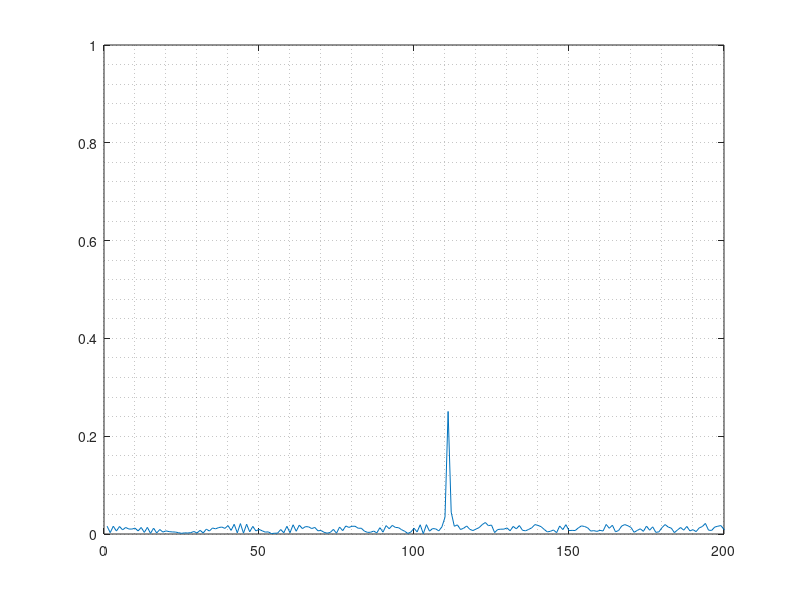
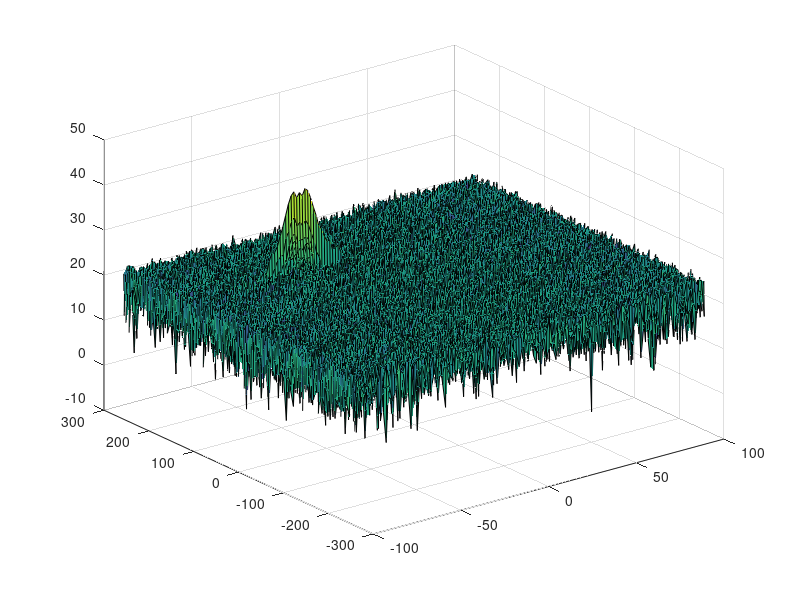
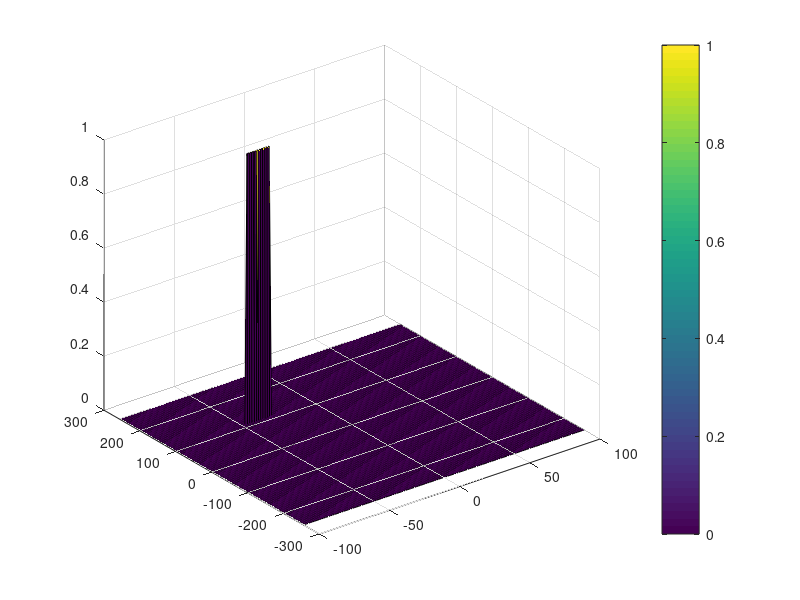

Here is the MATLAB script that generated these plots, in order:
clear
clc
close all

%% Radar Specifications 
%%%%%%%%%%%%%%%%%%%%%%%%%%%
% Frequency of operation = 77GHz
% Max Range = 200m
% Range Resolution = 1 m
% Max Velocity = 100 m/s
%%%%%%%%%%%%%%%%%%%%%%%%%%%

%speed of light = 3e8
%% User Defined Range and Velocity of target
% *%TODO* :
% define the target's initial position and velocity. Note : Velocity
% remains contant
x0 = 110;
v0 = -40;


%% FMCW Waveform Generation

%Design the FMCW waveform by giving the specs of each of its parameters.
% Calculate the Bandwidth (B), Chirp Time (Tchirp) and Slope (slope) of the FMCW
% chirp using the requirements above.
d_res = 1;
c = 3*10^8;
RMax = 200;

Bsweep = c/(2*d_res); %Bandwidth
Tchirp = 5.5*2*RMax/c; %chirp time
alpha = Bsweep/Tchirp; %slope of chirps

%Operating carrier frequency of Radar 
fc= 77e9;             %carrier freq

                                                          
%The number of chirps in one sequence. Its ideal to have 2^ value for the ease of running the FFT
%for Doppler Estimation. 
Nd=128;                   % #of doppler cells OR #of sent periods % number of chirps

%The number of samples on each chirp. 
Nr=1024;                  %for length of time OR # of range cells

% Timestamp for running the displacement scenario for every sample on each
% chirp
t=linspace(0,Nd*Tchirp,Nr*Nd); %total time for samples


%Creating the vectors for Tx, Rx and Mix based on the total samples input.
Tx=zeros(1,length(t)); %transmitted signal
Rx=zeros(1,length(t)); %received signal
Mix = zeros(1,length(t)); %beat signal

%Similar vectors for range_covered and time delay.
r_t=zeros(1,length(t));
td=zeros(1,length(t));


%% Signal generation and Moving Target simulation
% Running the radar scenario over the time. 

for i=1:length(t)         
    %For each time stamp update the Range of the Target for constant velocity. 
    if(i>1)
        r_t(i) = x0 + v0*t(i);
    else
        r_t(i) = x0;
    end
    td(i) = 2*r_t(i)/c;
    %For each time sample we need update the transmitted and
    %received signal. 
    
    Tx(i) = cos(2*pi*(fc*t(i)+alpha*t(i)^2/2));
    Rx(i) = cos(2*pi*(fc*(t(i)-td(i)) + (alpha*(t(i)-td(i))^2)/2));
    
    %Now by mixing the Transmit and Receive generate the beat signal
    %This is done by element wise matrix multiplication of Transmit and
    %Receiver Signal
    Mix(i) = Tx(i).*Rx(i);  %Beat Signal
    
end
%% RANGE MEASUREMENT

%reshape the vector into Nr*Nd array. Nr and Nd here would also define the size of
%Range and Doppler FFT respectively.

%run the FFT on the beat signal along the range bins dimension (Nr) and
%normalize.
sig_fft = fft(Mix,Nr)./Nr;

 % *%TODO* :
% Take the absolute value of FFT output
sig_fft = abs(sig_fft);

 % *%TODO* :
% Output of FFT is double sided signal, but we are interested in only one side of the spectrum.
% Hence we throw out half of the samples.
sig_fft = sig_fft(1:(Nr/2));


%plotting the range
figure ('Name','Range from First FFT')
%subplot(2,1,1)

 % *%TODO* :
 % plot FFT output 
plot(sig_fft); grid minor
axis ([0 200 0 1]);



%% RANGE DOPPLER RESPONSE
% The 2D FFT implementation is already provided here. This will run a 2DFFT
% on the mixed signal (beat signal) output and generate a range doppler
% map.You will implement CFAR on the generated RDM


% Range Doppler Map Generation.

% The output of the 2D FFT is an image that has reponse in the range and
% doppler FFT bins. So, it is important to convert the axis from bin sizes
% to range and doppler based on their Max values.

Mix=reshape(Mix,[Nr,Nd]);

% 2D FFT using the FFT size for both dimensions.
sig_fft2 = fft2(Mix,Nr,Nd);

% Taking just one side of signal from Range dimension.
sig_fft2 = sig_fft2(1:Nr/2,1:Nd);
sig_fft2 = fftshift (sig_fft2);
RDM = abs(sig_fft2);
RDM = 10*log10(RDM) ;

%use the surf function to plot the output of 2DFFT and to show axis in both
%dimensions
doppler_axis = linspace(-100,100,Nd);
range_axis = linspace(-200,200,Nr/2)*((Nr/2)/400);
figure,surf(doppler_axis,range_axis,RDM);

%% CFAR implementation

%Slide Window through the complete Range Doppler Map

% *%TODO* :
%Select the number of Training Cells in both the dimensions.
Tcr = 10;
Tcd = 4;

% *%TODO* :
%Select the number of Guard Cells in both dimensions around the Cell under 
%test (CUT) for accurate estimation
Gcr = 5;
Gcd = 2;

% *%TODO* :
% offset the threshold by SNR value in dB
offset = 1.35;

% *%TODO* :
%Create a vector to store noise_level for each iteration on training cells
noise_level = zeros((Nr/2-(2*Tcd+2*Gcd)),(Nd-(2*Tcr+2*Gcr)));
gridSize = (2*Tcr+2*Gcr+1)*(2*Tcd+2*Gcd+1);
trainingCellsNum = gridSize-(2*Gcr+1)*(2*Gcd+1);

% *%TODO* :
%design a loop such that it slides the CUT across range doppler map by
%giving margins at the edges for Training and Guard Cells.
%For every iteration sum the signal level within all the training
%cells. To sum convert the value from logarithmic to linear using db2pow
%function. Average the summed values for all of the training
%cells used. After averaging convert it back to logarithimic using pow2db.
%Further add the offset to it to determine the threshold. Next, compare the
%signal under CUT with this threshold. If the CUT level > threshold assign
%it a value of 1, else equate it to 0.

CFAR_sig = zeros(size(RDM));


   % Use RDM[x,y] as the matrix from the output of 2D FFT for implementing
   % CFAR
for j=1:Nd-2*(Tcr+Gcr)
    for i=1:Nr/2-2*(Tcd+Gcd)
        %I want to extract only the Training cells. To do that, I at first get
        %the sliding patch and, after converting it to power from decibel,
        %I set to zero whatever it is not in the position of
        %training cells; the zero submatrix will not contribute to the sum
        %over the whole patch and, by dividing for the number of training 
        %cells I will get the noise mean level
        
        trainingCellsPatch = db2pow(RDM(i:i+2*(Tcd+Gcd),j:j+2*(Gcr+Tcr)));
        trainingCellsPatch(Tcd+1:end-Tcd,Tcr+1:end-Tcr) = 0;
        
        noise_level(i,j) = pow2db(sum(sum(trainingCellsPatch))/trainingCellsNum);
        sigThresh = noise_level(i,j)*offset;
        if RDM(i+(Tcd+Gcd),j+(Tcd+Gcr))>sigThresh
            CFAR_sig(i+(Tcd+Gcd),j+(Tcd+Gcr)) = 1;
        else
            CFAR_sig(i+(Tcd+Gcd),j+(Tcd+Gcr)) = 0;
        end
           
    end
end




% *%TODO* :
% The process above will generate a thresholded block, which is smaller 
%than the Range Doppler Map as the CUT cannot be located at the edges of
%matrix. Hence,few cells will not be thresholded. To keep the map size same
% set those values to 0. 
 








% *%TODO* :
%display the CFAR output using the Surf function like we did for Range
%Doppler Response output.
figure,surf(doppler_axis,range_axis,CFAR_sig);
colorbar;


 
 